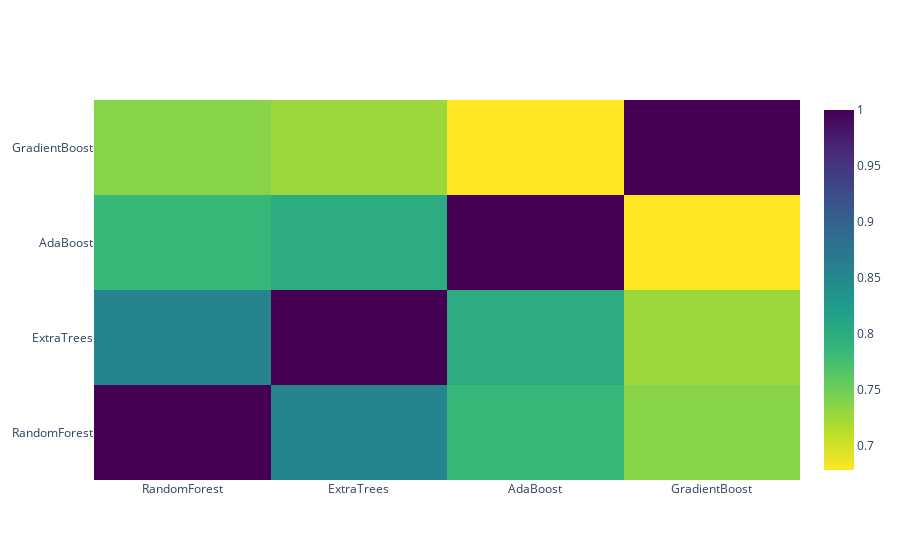

Here is the notebook cell this chart was saved with:
### Code cell
data = [
    go.Heatmap(
        z= base_predictions_train.astype(float).corr().values ,
        x=base_predictions_train.columns.values,
        y= base_predictions_train.columns.values,
          colorscale='Viridis',
            showscale=True,
            reversescale = True
    )
]
py.iplot(data, filename='labelled-heatmap')

### Figure 1 — Plotly figure (JSON) as saved in the notebook; plotly's stock layout.template omitted (floating-point values rounded to 4 significant figures)
{"data": [{"colorscale": [[0, "#440154"], [0.1111, "#482878"], [0.2222, "#3e4989"], [0.3333, "#31688e"], [0.4444, "#26828e"], [0.5556, "#1f9e89"], [0.6667, "#35b779"], [0.7778, "#6ece58"], [0.8889, "#b5de2b"], [1, "#fde725"]], "reversescale": true, "showscale": true, "type": "heatmap", "x": ["RandomForest", "ExtraTrees", "AdaBoost", "GradientBoost"], "y": ["RandomForest", "ExtraTrees", "AdaBoost", "GradientBoost"], "z": [[1, 0.8552, 0.7845, 0.7374], [0.8552, 1, 0.8008, 0.7275], [0.7845, 0.8008, 1, 0.6786], [0.7374, 0.7275, 0.6786, 1]]}], "layout": {}}
